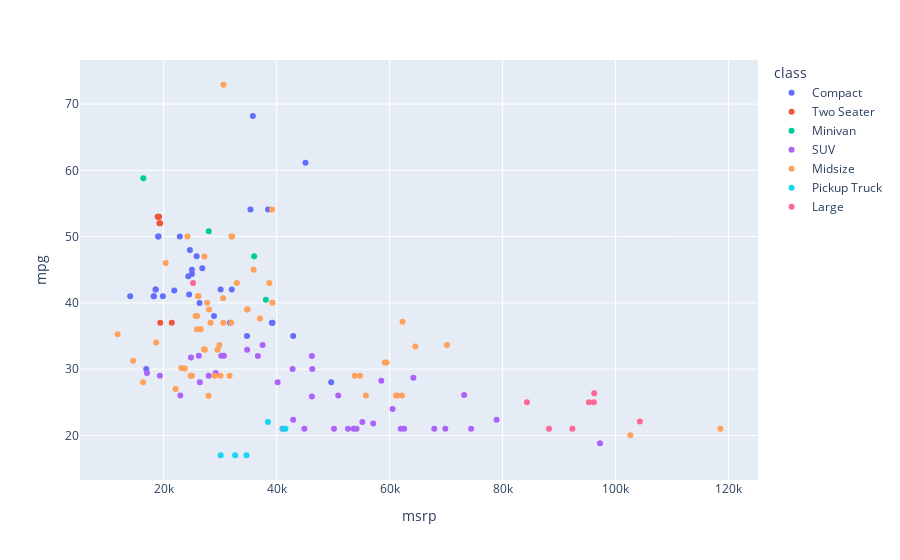

This figure's notebook cell:
### Markdown cell above
The first step in studying an association is to visualize the data.

### Code cell
px.scatter(hybrid.to_df(), 
           x="msrp", 
           y="mpg", 
           hover_name="vehicle", 
           color="class")

### Figure 1 — Plotly figure (JSON) as saved in the notebook; plotly's stock layout.template omitted (floating-point values rounded to 4 significant figures)
{"data": [{"hovertemplate": "<b>%{hovertext}</b><br><br>class=Compact<br>msrp=%{x}<br>mpg=%{y}<extra></extra>", "hovertext": ["Prius (1st Gen)", "Tino", "Prius (2nd Gen)", "Civic (1st Gen)", "Civic", "Civic (2nd Gen)", "Civic", "Prius (3rd Gen)", "Lexus HS250h", "Avante/Elantra LPI", "Auris HSD", "Fit/Jazz", "Insight", "Chevrolet Volt", "HS 250h", "Aqua", "Lexus CT200h", "Civic (3rd Gen)", "3008", "Insight", "Prius C", "Ampera", "Insight", "Chevrolet Volt", "Prius C", "Jetta", "Civic", "Insight", "CT 200h", "ILX", "ActiveHybrid 3", "Chevrolet Volt"], "legendgroup": "Compact", "marker": {"color": "#636efa", "symbol": "circle"}, "mode": "markers", "name": "Compact", "orientation": "v", "showlegend": true, "type": "scatter", "x": [24510.0, 35350.0, 26830.0, 25830.0, 14070.0, 26350.0, 18240.0, 24640.0, 38480.0, 21870.0, 35790.0, 16910.0, 19860.0, 42920.0, 34750.0, 22850.0, 30080.0, 25000.0, 45100.0, 18250.0, 19010.0, 31740.0, 18560.0, 39260.0, 19080, 24995, 24360, 18600, 32050, 28900, 49650, 39145], "xaxis": "x", "y": [41.26, 54.1, 45.23, 47.04, 41, 39.99, 41, 47.98, 54.1, 41.87, 68.21, 30, 41, 35, 35, 50, 42, 44.36, 61.16, 41, 50, 37, 42, 37, 50, 45, 44, 42, 42, 38, 28, 37], "yaxis": "y"}, {"hovertemplate": "<b>%{hovertext}</b><br><br>class=Two Seater<br>msrp=%{x}<br>mpg=%{y}<extra></extra>", "hovertext": ["Insight", "Insight", "Insight", "Insight", "Insight", "Insight", "CR-Z", "CR-Z"], "legendgroup": "Two Seater", "marker": {"color": "#EF553B", "symbol": "circle"}, "mode": "markers", "name": "Two Seater", "orientation": "v", "showlegend": true, "type": "scatter", "x": [18940.0, 19040.0, 19140.0, 19140.0, 19240.0, 19390.0, 21440.0, 19400.0], "xaxis": "x", "y": [53, 53, 53, 53, 52, 52, 37, 37], "yaxis": "y"}, {"hovertemplate": "<b>%{hovertext}</b><br><br>class=Minivan<br>msrp=%{x}<br>mpg=%{y}<extra></extra>", "hovertext": ["Alphard", "Estima", "Fit Shuttle", "Freed/Freed Spike"], "legendgroup": "Minivan", "marker": {"color": "#00cc96", "symbol": "circle"}, "mode": "markers", "name": "Minivan", "orientation": "v", "showlegend": true, "type": "scatter", "x": [38080.0, 36010.0, 16390.0, 27970.0], "xaxis": "x", "y": [40.46, 47.04, 58.8, 50.81], "yaxis": "y"}, {"hovertemplate": "<b>%{hovertext}</b><br><br>class=SUV<br>msrp=%{x}<br>mpg=%{y}<extra></extra>", "hovertext": ["Escape", "Lexus RX400h", "Highlander", "Escape 2WD", "Mercury Mariner", "Chevrolet Tahoe", "Kluger", "Tribute", "GMC Yukon", "Vue", "Cadillac Escalade", "Lexus RX450h", "ML450 Blue HV", "ActiveHybrid X6", "Vue", "Aspen HEV", "Durango", "Touareg", "Audi Q5", "Jeep Patriot", "Cayenne S", "Tribute 4WD", "Mariner FWD", "RX 450h", "ML450 4natic", "Escape FWD", "Tribute 2WD", "Cayenne S", "Touareg", "Yukon 1500", "RX 450h", "Highlander 4WD", "Q5", "Cayenne S", "Touareg", "Escalade 2WD", "Tahoe 2WD", "Yukon 1500", "Yukon 1500"], "legendgroup": "SUV", "marker": {"color": "#ab63fa", "symbol": "circle"}, "mode": "markers", "name": "SUV", "orientation": "v", "showlegend": true, "type": "scatter", "x": [36680.0, 58520.0, 29190.0, 19320.0, 34770.0, 42920.0, 46230.0, 24820.0, 57090.0, 22940.0, 78930.0, 46230.0, 60520.0, 97240.0, 26410.0, 44900.0, 41030.0, 64200.0, 37510.0, 17050.0, 73180.0, 27970.0, 30190.0, 42810.0, 55160.0, 30660.0, 26210.0, 67900.0, 50150.0, 52630.0, 46310, 40170, 50900, 69850, 62575, 74425, 53620, 54145, 61960], "xaxis": "x", "y": [31.99, 28.23, 29.4, 29, 32.93, 22.35, 25.87, 31.75, 21.78, 26, 22.35, 31.99, 23.99, 18.82, 28, 21, 21, 28.7, 33.64, 29.4, 26.11, 29, 32, 30, 22, 32, 32, 21, 21, 21, 30, 28, 26, 21, 21, 21, 21, 21, 21], "yaxis": "y"}, {"hovertemplate": "<b>%{hovertext}</b><br><br>class=Midsize<br>msrp=%{x}<br>mpg=%{y}<extra></extra>", "hovertext": ["Prius", "Accord", "Camry", "Lexus GS450h", "Altima", "Lexus LS600h/hL", "Aura", "Crown", "F3DM", "Altima", "A5 BSG", "Mercury Milan", "SAI", "Malibu", "F3DM PHEV", "Besturn B50  ", "Lincoln MKZ", "Sonata", "Fuga Infiniti M35H", "Fusion FWD", "Prius alpha (V)", "Buick Regal", "Prius V", "Optima K5", "MKZ FWD", "Sonata", "Camry", "ActiveHybrid 7i", "Prius PHV", "ActiveHybrid 5", "Lexus GS450h", "Camry LE", "MKZ FWD", "M35h", "LaCrosse", "ActiveHybrid 5", "Prius", "Fusion FWD", "Camry LE", "Camry LXLE", "Sonata", "Optima", "Sonata Limited", "Optima EX", "Malibu", "LaCrosse", "Regal", "MKZ FWD", "ES 300h", "GS 450h", "M35h", "E400", "ActiveHybrid 5", "Prius Plug-in", "C-Max Energi Plug-in", "Fusion Energi Plug-in"], "legendgroup": "Midsize", "marker": {"color": "#FFA15A", "symbol": "circle"}, "mode": "markers", "name": "Midsize", "orientation": "v", "showlegend": true, "type": "scatter", "x": [20360.0, 16340.0, 29850.0, 64550.0, 29520.0, 118500.0, 22110.0, 62290.0, 23740.0, 18680.0, 11850.0, 30520.0, 39170.0, 24770.0, 23120.0, 14590.0, 37040.0, 28290.0, 70160.0, 28030.0, 30590.0, 27950.0, 27270.0, 26550.0, 34750.0, 25870.0, 27130.0, 102600.0, 32100.0, 62180.0, 59130.0, 26070.0, 34860.0, 53860.0, 30050.0, 61130.0, 24200, 27200, 26140, 27670, 25650, 25900, 30550, 31950, 24985, 31660, 29015, 35925, 39250, 59450, 54750, 55800, 61400, 32000, 32950, 38700], "xaxis": "x", "y": [46, 28, 33.64, 33.4, 32.93, 21, 27, 37.16, 30.11, 34, 35.28, 40.69, 54.1, 29, 30.15, 31.28, 37.63, 37, 33.64, 39, 72.92, 25.99, 32.93, 36, 39, 36, 33, 20, 50, 26, 31, 41, 39, 29, 29, 26, 50, 47, 41, 40, 38, 38, 37, 37, 29, 29, 29, 45, 40, 31, 29, 26, 26, 50, 43, 43], "yaxis": "y"}, {"hovertemplate": "<b>%{hovertext}</b><br><br>class=Pickup Truck<br>msrp=%{x}<br>mpg=%{y}<extra></extra>", "hovertext": ["Silverado 15 2WD", "Silverado 15 2WD", "Silverado 15 2WD", "Silverado 15 2WD", "Silverado 15 2WD", "Sierra 15 2WD"], "legendgroup": "Pickup Truck", "marker": {"color": "#19d3f3", "symbol": "circle"}, "mode": "markers", "name": "Pickup Truck", "orientation": "v", "showlegend": true, "type": "scatter", "x": [30090.0, 32650.0, 34650.0, 38450.0, 41135, 41555], "xaxis": "x", "y": [17, 17, 17, 22, 21, 21], "yaxis": "y"}, {"hovertemplate": "<b>%{hovertext}</b><br><br>class=Large<br>msrp=%{x}<br>mpg=%{y}<extra></extra>", "hovertext": ["S400 Long", "ActiveHybrid 7", "S400", "Panamera S", "C-Max FWD", "ActiveHybrid 7L", "Panamera S", "S400"], "legendgroup": "Large", "marker": {"color": "#FF6692", "symbol": "circle"}, "mode": "markers", "name": "Large", "orientation": "v", "showlegend": true, "type": "scatter", "x": [96210.0, 104300.0, 88210.0, 95280.0, 25200, 84300, 96150, 92350], "xaxis": "x", "y": [26.34, 22.11, 21, 25, 43, 25, 25, 21], "yaxis": "y"}], "layout": {"legend": {"title": {"text": "class"}, "tracegroupgap": 0}, "margin": {"t": 60}, "xaxis": {"anchor": "y", "domain": [0, 1], "title": {"text": "msrp"}}, "yaxis": {"anchor": "x", "domain": [0, 1], "title": {"text": "mpg"}}}}
